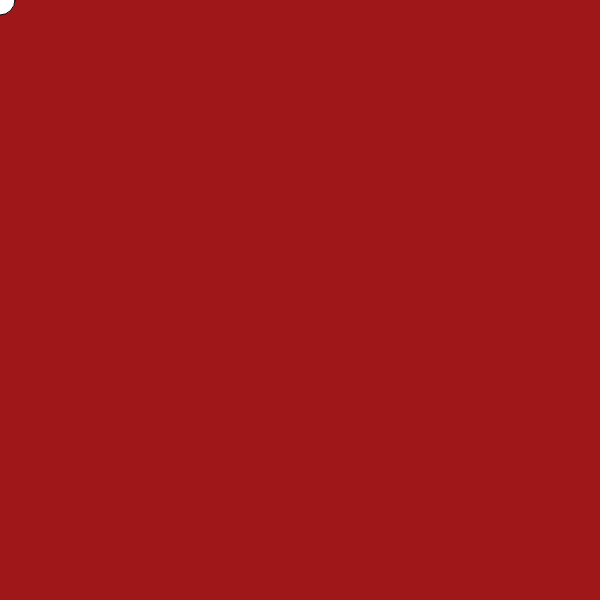
Frame 1 (no input)
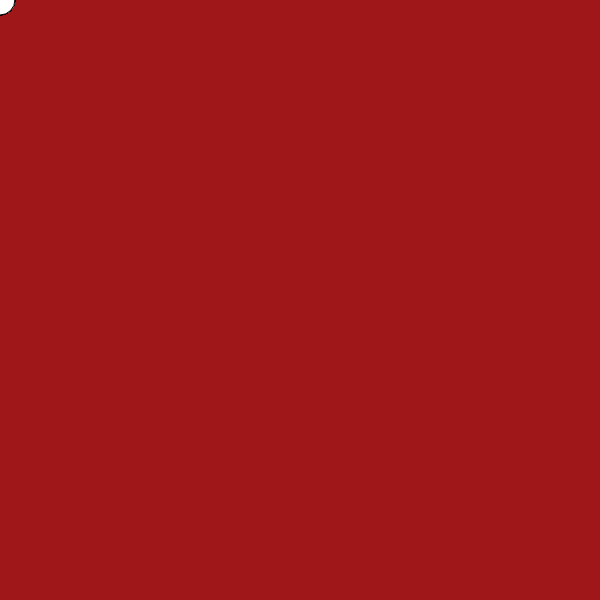
Frame 60 (no input)
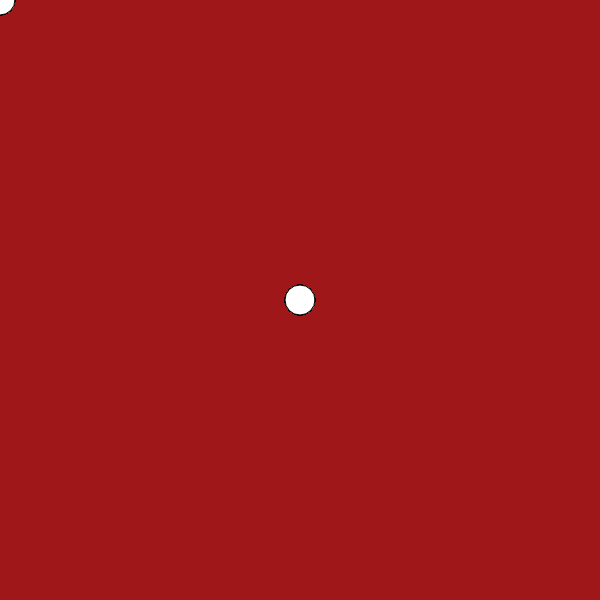
Frame 120 (the mouse pressed at the canvas centre since frame 60)

The p5.js sketch that drew these frames (run headless with seeded random() and noise() and a simulated clock; from frame 60 on, the mouse is pressed at the canvas centre):

// p5.js sketch
// ── sketch.js
function setup() {
    createCanvas(600,600);
    background(160,23,25);

}




function draw() {
// By moving background to the "draw()" function we overwrite the previous ellipse positions.
    // background(160,23,25);

    // Using the environment variables, mouseX & mouseY
    ellipse(mouseX,mouseY,30,30);




}
